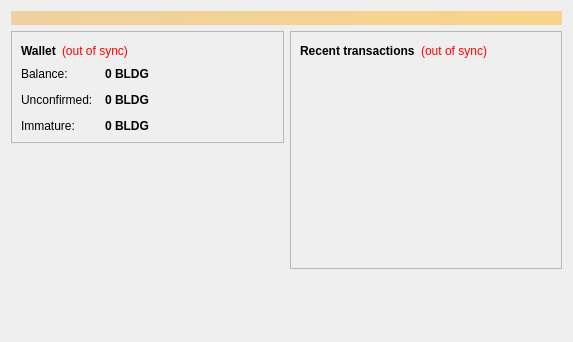
<?xml version="1.0" encoding="UTF-8"?>
<ui version="4.0">
 <class>OverviewPage</class>
 <widget class="QWidget" name="OverviewPage">
  <property name="geometry">
   <rect>
    <x>0</x>
    <y>0</y>
    <width>573</width>
    <height>342</height>
   </rect>
  </property>
  <property name="windowTitle">
   <string>Form</string>
  </property>
  <layout class="QVBoxLayout" name="topLayout">
   <item>
    <widget class="QLabel" name="labelAlerts">
     <property name="visible">
      <bool>false</bool>
     </property>
     <property name="styleSheet">
      <string notr="true">background-color: qlineargradient(x1: 0, y1: 0, x2: 1, y2: 0, stop:0 #F0D0A0, stop:1 #F8D488); color:#000000;</string>
     </property>
     <property name="wordWrap">
      <bool>true</bool>
     </property>
     <property name="margin">
      <number>3</number>
     </property>
    </widget>
   </item>
   <item>
    <layout class="QHBoxLayout" name="horizontalLayout" stretch="1,1">
     <item>
      <layout class="QVBoxLayout" name="verticalLayout_2">
       <item>
        <widget class="QFrame" name="frame">
         <property name="frameShape">
          <enum>QFrame::StyledPanel</enum>
         </property>
         <property name="frameShadow">
          <enum>QFrame::Raised</enum>
         </property>
         <layout class="QVBoxLayout" name="verticalLayout_4">
          <item>
           <layout class="QHBoxLayout" name="horizontalLayout_4">
            <item>
             <widget class="QLabel" name="label_5">
              <property name="font">
               <font>
                <weight>75</weight>
                <bold>true</bold>
               </font>
              </property>
              <property name="text">
               <string>Wallet</string>
              </property>
             </widget>
            </item>
            <item>
             <widget class="QLabel" name="labelWalletStatus">
              <property name="toolTip">
               <string>The displayed information may be out of date. Your wallet automatically synchronizes with the Buildingcoin network after a connection is established, but this process has not completed yet.</string>
              </property>
              <property name="styleSheet">
               <string notr="true">QLabel { color: red; }</string>
              </property>
              <property name="text">
               <string notr="true">(out of sync)</string>
              </property>
              <property name="alignment">
               <set>Qt::AlignLeading|Qt::AlignLeft|Qt::AlignVCenter</set>
              </property>
             </widget>
            </item>
            <item>
             <spacer name="horizontalSpacer_2">
              <property name="orientation">
               <enum>Qt::Horizontal</enum>
              </property>
              <property name="sizeHint" stdset="0">
               <size>
                <width>40</width>
                <height>20</height>
               </size>
              </property>
             </spacer>
            </item>
           </layout>
          </item>
          <item>
           <layout class="QFormLayout" name="formLayout_2">
            <property name="fieldGrowthPolicy">
             <enum>QFormLayout::AllNonFixedFieldsGrow</enum>
            </property>
            <property name="horizontalSpacing">
             <number>12</number>
            </property>
            <property name="verticalSpacing">
             <number>12</number>
            </property>
            <item row="0" column="0">
             <widget class="QLabel" name="label">
              <property name="text">
               <string>Balance:</string>
              </property>
             </widget>
            </item>
            <item row="0" column="1">
             <widget class="QLabel" name="labelBalance">
              <property name="font">
               <font>
                <weight>75</weight>
                <bold>true</bold>
               </font>
              </property>
              <property name="cursor">
               <cursorShape>IBeamCursor</cursorShape>
              </property>
              <property name="toolTip">
               <string>Your current balance</string>
              </property>
              <property name="text">
               <string notr="true">0 BLDG</string>
              </property>
              <property name="textInteractionFlags">
               <set>Qt::LinksAccessibleByMouse|Qt::TextSelectableByKeyboard|Qt::TextSelectableByMouse</set>
              </property>
             </widget>
            </item>
            <item row="1" column="0">
             <widget class="QLabel" name="label_3">
              <property name="text">
               <string>Unconfirmed:</string>
              </property>
             </widget>
            </item>
            <item row="1" column="1">
             <widget class="QLabel" name="labelUnconfirmed">
              <property name="font">
               <font>
                <weight>75</weight>
                <bold>true</bold>
               </font>
              </property>
              <property name="cursor">
               <cursorShape>IBeamCursor</cursorShape>
              </property>
              <property name="toolTip">
               <string>Total of transactions that have yet to be confirmed, and do not yet count toward the current balance</string>
              </property>
              <property name="text">
               <string notr="true">0 BLDG</string>
              </property>
              <property name="textInteractionFlags">
               <set>Qt::LinksAccessibleByMouse|Qt::TextSelectableByKeyboard|Qt::TextSelectableByMouse</set>
              </property>
             </widget>
            </item>
            <item row="2" column="0">
             <widget class="QLabel" name="labelImmatureText">
              <property name="text">
               <string>Immature:</string>
              </property>
             </widget>
            </item>
            <item row="2" column="1">
             <widget class="QLabel" name="labelImmature">
              <property name="font">
               <font>
                <weight>75</weight>
                <bold>true</bold>
               </font>
              </property>
              <property name="toolTip">
               <string>Mined balance that has not yet matured</string>
              </property>
              <property name="text">
               <string notr="true">0 BLDG</string>
              </property>
              <property name="textInteractionFlags">
               <set>Qt::LinksAccessibleByMouse|Qt::TextSelectableByKeyboard|Qt::TextSelectableByMouse</set>
              </property>
             </widget>
            </item>
           </layout>
          </item>
         </layout>
        </widget>
       </item>
       <item>
        <spacer name="verticalSpacer">
         <property name="orientation">
          <enum>Qt::Vertical</enum>
         </property>
         <property name="sizeHint" stdset="0">
          <size>
           <width>20</width>
           <height>40</height>
          </size>
         </property>
        </spacer>
       </item>
      </layout>
     </item>
     <item>
      <layout class="QVBoxLayout" name="verticalLayout_3">
       <item>
        <widget class="QFrame" name="frame_2">
         <property name="frameShape">
          <enum>QFrame::StyledPanel</enum>
         </property>
         <property name="frameShadow">
          <enum>QFrame::Raised</enum>
         </property>
         <layout class="QVBoxLayout" name="verticalLayout">
          <item>
           <layout class="QHBoxLayout" name="horizontalLayout_2">
            <item>
             <widget class="QLabel" name="label_4">
              <property name="text">
               <string>&lt;b&gt;Recent transactions&lt;/b&gt;</string>
              </property>
             </widget>
            </item>
            <item>
             <widget class="QLabel" name="labelTransactionsStatus">
              <property name="toolTip">
               <string>The displayed information may be out of date. Your wallet automatically synchronizes with the Buildingcoin network after a connection is established, but this process has not completed yet.</string>
              </property>
              <property name="styleSheet">
               <string notr="true">QLabel { color: red; }</string>
              </property>
              <property name="text">
               <string notr="true">(out of sync)</string>
              </property>
              <property name="alignment">
               <set>Qt::AlignRight|Qt::AlignTrailing|Qt::AlignVCenter</set>
              </property>
             </widget>
            </item>
            <item>
             <spacer name="horizontalSpacer">
              <property name="orientation">
               <enum>Qt::Horizontal</enum>
              </property>
              <property name="sizeHint" stdset="0">
               <size>
                <width>40</width>
                <height>20</height>
               </size>
              </property>
             </spacer>
            </item>
           </layout>
          </item>
          <item>
           <widget class="QListView" name="listTransactions">
            <property name="styleSheet">
             <string notr="true">QListView { background: transparent; }</string>
            </property>
            <property name="frameShape">
             <enum>QFrame::NoFrame</enum>
            </property>
            <property name="verticalScrollBarPolicy">
             <enum>Qt::ScrollBarAlwaysOff</enum>
            </property>
            <property name="horizontalScrollBarPolicy">
             <enum>Qt::ScrollBarAlwaysOff</enum>
            </property>
            <property name="selectionMode">
             <enum>QAbstractItemView::NoSelection</enum>
            </property>
           </widget>
          </item>
         </layout>
        </widget>
       </item>
       <item>
        <spacer name="verticalSpacer_2">
         <property name="orientation">
          <enum>Qt::Vertical</enum>
         </property>
         <property name="sizeHint" stdset="0">
          <size>
           <width>20</width>
           <height>40</height>
          </size>
         </property>
        </spacer>
       </item>
      </layout>
     </item>
    </layout>
   </item>
  </layout>
 </widget>
 <resources/>
 <connections/>
</ui>
